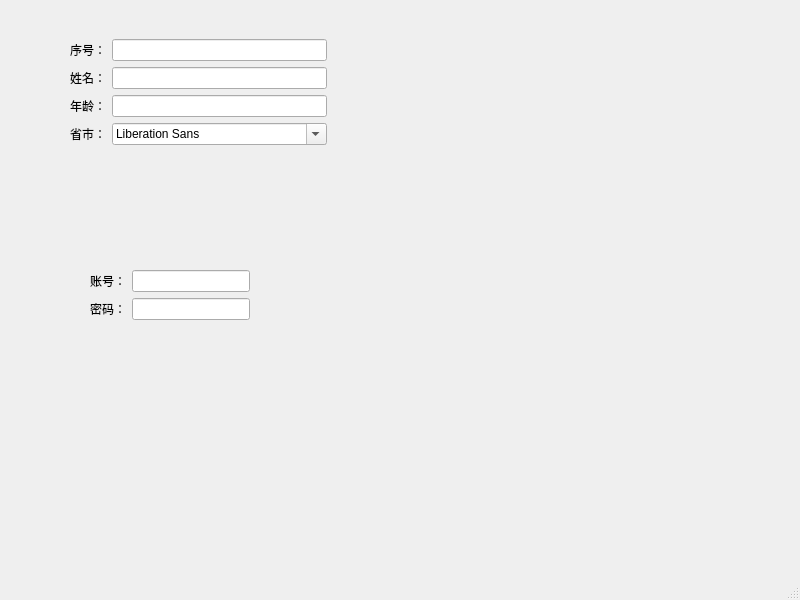
<?xml version="1.0" encoding="UTF-8"?>
<ui version="4.0">
 <class>MainWindow</class>
 <widget class="QMainWindow" name="MainWindow">
  <property name="geometry">
   <rect>
    <x>0</x>
    <y>0</y>
    <width>800</width>
    <height>600</height>
   </rect>
  </property>
  <property name="windowTitle">
   <string>MainWindow</string>
  </property>
  <widget class="QWidget" name="centralwidget">
   <widget class="QWidget" name="formLayoutWidget">
    <property name="geometry">
     <rect>
      <x>90</x>
      <y>270</y>
      <width>160</width>
      <height>80</height>
     </rect>
    </property>
    <layout class="QFormLayout" name="formLayout_2">
     <item row="0" column="0">
      <widget class="QLabel" name="label_5">
       <property name="text">
        <string>账号：</string>
       </property>
      </widget>
     </item>
     <item row="0" column="1">
      <widget class="QLineEdit" name="lineEdit_4"/>
     </item>
     <item row="1" column="0">
      <widget class="QLabel" name="label_6">
       <property name="text">
        <string>密码：</string>
       </property>
      </widget>
     </item>
     <item row="1" column="1">
      <widget class="QLineEdit" name="lineEdit_5"/>
     </item>
    </layout>
   </widget>
   <widget class="QWidget" name="">
    <property name="geometry">
     <rect>
      <x>70</x>
      <y>39</y>
      <width>257</width>
      <height>151</height>
     </rect>
    </property>
    <layout class="QFormLayout" name="formLayout">
     <item row="0" column="0">
      <widget class="QLabel" name="label">
       <property name="text">
        <string>序号：</string>
       </property>
      </widget>
     </item>
     <item row="0" column="1">
      <widget class="QLineEdit" name="lineEdit"/>
     </item>
     <item row="1" column="0">
      <widget class="QLabel" name="label_3">
       <property name="text">
        <string>姓名：</string>
       </property>
      </widget>
     </item>
     <item row="1" column="1">
      <widget class="QLineEdit" name="lineEdit_2"/>
     </item>
     <item row="2" column="0">
      <widget class="QLabel" name="label_2">
       <property name="text">
        <string>年龄：</string>
       </property>
      </widget>
     </item>
     <item row="2" column="1">
      <widget class="QLineEdit" name="lineEdit_3"/>
     </item>
     <item row="3" column="0">
      <widget class="QLabel" name="label_4">
       <property name="text">
        <string>省市：</string>
       </property>
      </widget>
     </item>
     <item row="3" column="1">
      <widget class="QFontComboBox" name="fontComboBox"/>
     </item>
    </layout>
   </widget>
  </widget>
  <widget class="QMenuBar" name="menubar">
   <property name="geometry">
    <rect>
     <x>0</x>
     <y>0</y>
     <width>800</width>
     <height>23</height>
    </rect>
   </property>
  </widget>
  <widget class="QStatusBar" name="statusbar"/>
 </widget>
 <resources/>
 <connections/>
</ui>
